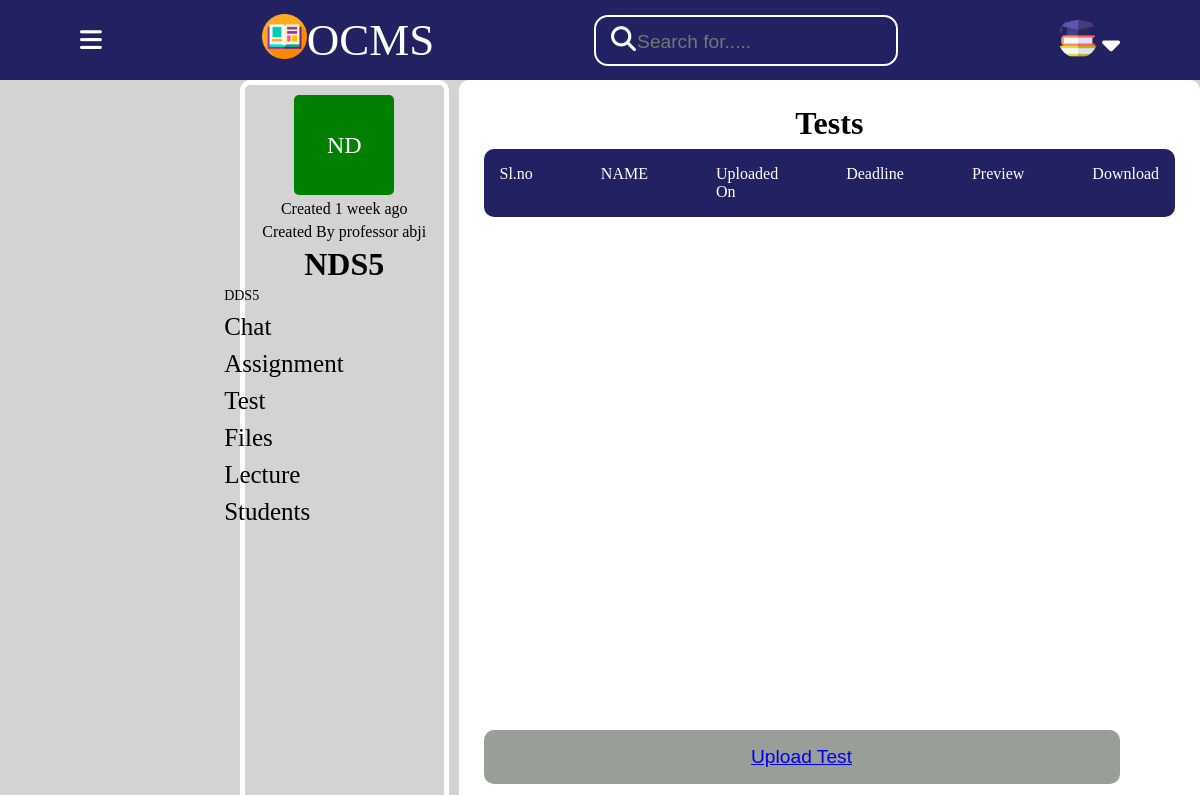
The page /troom/11/ttest on the database as committed earlier.
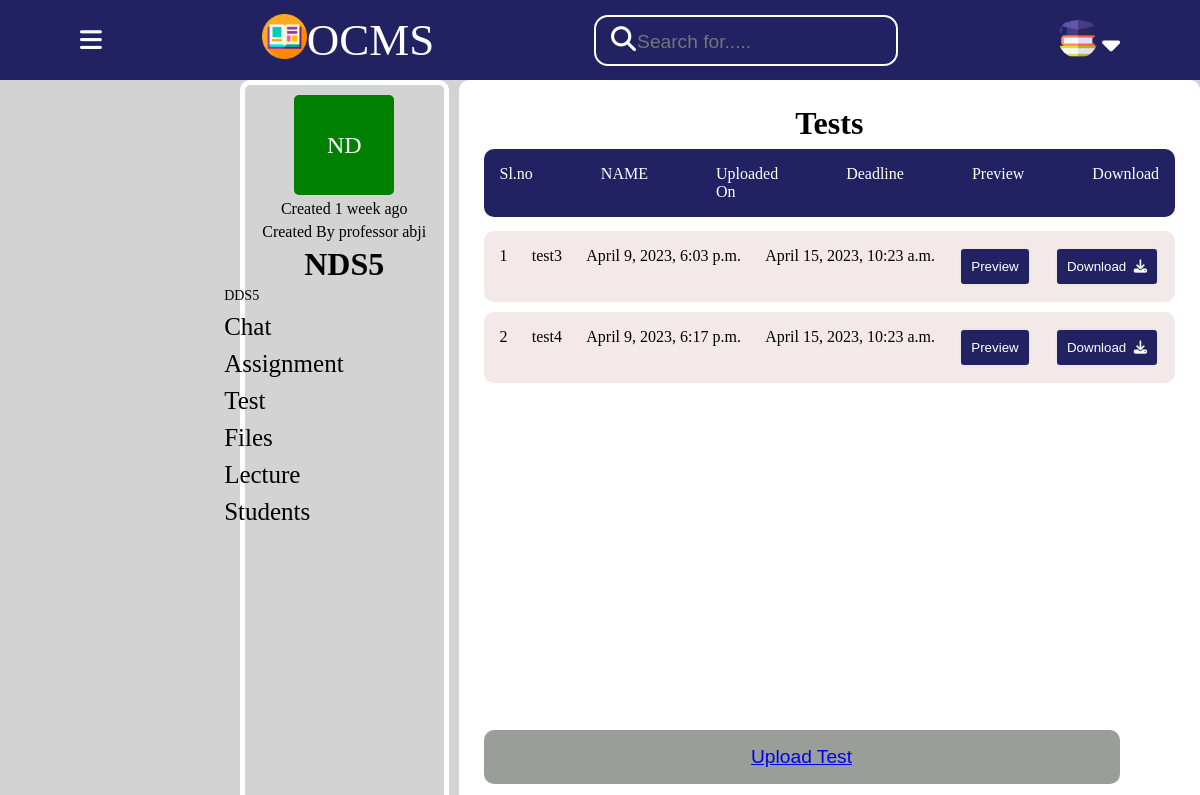
The same page on the database as committed later.
### base/models.py (models this page shows)
class Ttest(models.Model):
    room=models.ForeignKey(Room,on_delete=models.CASCADE)
    teacher=models.ForeignKey(Teacher,on_delete=models.CASCADE)
    name=models.CharField(max_length=100)
    upload_at=models.DateTimeField(auto_now_add=True)
    deadline=models.DateTimeField()
    file=models.FileField(upload_to='ttest/')
    def get_absolute_url(self):
        return reverse('download_file_ttest', args=[str(self.id)])

### base/views.py (the view)
# urls.py: path('troom/<str:pk>/ttest',views.ttest,name='ttest'),
def ttest(request,pk):
    room=Room.objects.get(id=pk)
    assignments=Ttest.objects.filter(room__id=pk)
    context={'room':room,'assignments':assignments}
    return render(request,"base/ttest.html",context)

### base/templates/base/ttest.html
{% include 'teacher_main.html' %}
{% block content %}
<div class="bigcontainer">
    <div class="leftcontainer">
        <div class="classicon">
            {{ room.name|slice:":2" }}
        </div>
       <p>Created {{room.created | timesince}} ago</p>
       <p>Created By professor {{room.teacher}}</p>
        <div class="classname">
            <h1>{{room.name}} </h1>
        </div>
        <ul>
            <li class="opt" style="font-size: 14px;">
                {{room.description}}
            </li>
            <li class="opt">
               <a href="{% url 'troom' room.id %}"> Chat</a>
            </li>
            <li class="opt">
              <a href="{% url 'tassignments' room.id %}">Assignment</a>
            </li>
            <li class="opt">
                <a href="{% url 'ttest' room.id %}">Test</a>
            </li>
            <li class="opt">
               <a href="{% url 'tfiles' room.id %}">Files</a>
            </li>
            <li class="opt">
                <a href="{% url 'tlectures' room.id %}">Lecture</a>
            </li>
            <li class="opt">
                <a href="{% url 'trstudents' room.id %}">Students</a>
            </li>
        </ul>
    </div>
    <div class="assrightcontainer">
        <h1>Tests</h1>
        <div class="assignmentnavbar">
            <p>Sl.no</p>
            <p>NAME</p>
            <p>Uploaded On</p>
            <p>Deadline</p>
            <p>Preview</p>
            <p>Download</p>
        </div>
        <div class="assignmentwrapper">
        {% for assignment in assignments %}
        <div class="assignment">
            <p>{{assignment.id}}</p>
            <p>{{assignment.name}}</p>
            <p>{{assignment.upload_at}}</p>
            <p>{{assignment.deadline}}</p>
             <button><a href="{{ assignment.file.url }}" target="_blank">Preview</a></button>
             <button><a href="{{ assignment.get_absolute_url }}">Download&nbsp;&nbsp;<i class="fa-solid fa-download fa-beat"></i></a></button>
        </div>
        {% endfor %}
        <button id="uploadassignment"><a href="{% url 'tuploadtest' room.id %}">Upload Test</a></button>
        </div>
   </div>
{% endblock content %}

Rows that differ between the two databases and show on the page:
added Ttest: id "1", name "test3", upload_at "April 9, 2023, 6:03 p.m.", deadline "April 15, 2023, 10:23 a.m."
added Ttest: id "2", name "test4", upload_at "April 9, 2023, 6:17 p.m.", deadline "April 15, 2023, 10:23 a.m."
